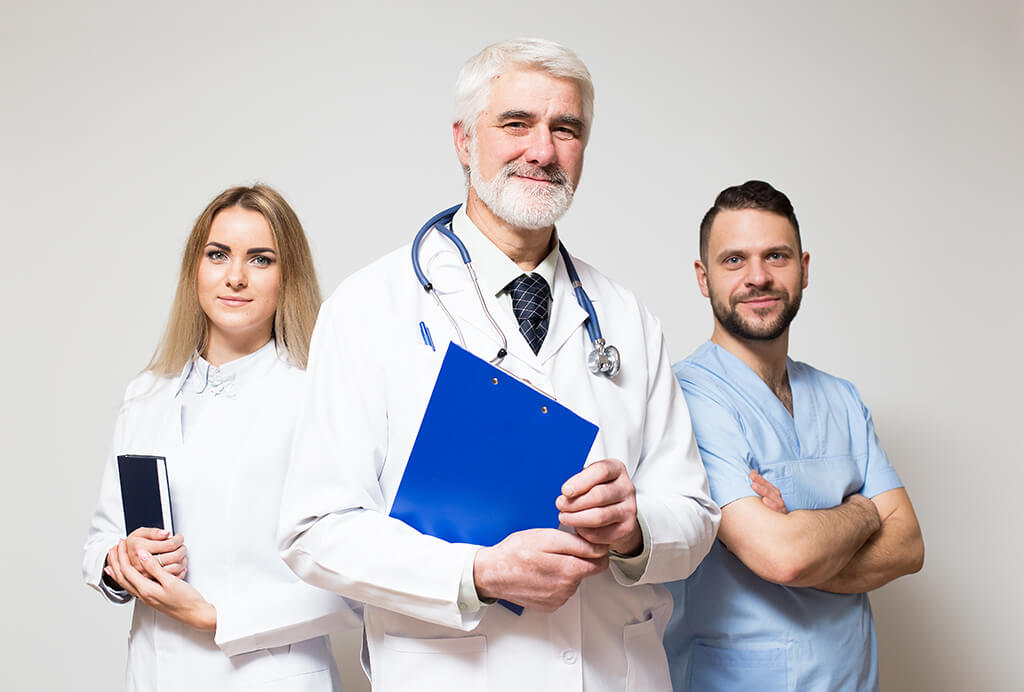
#> input picture dual_model/assets/img/about.jpg, 1024 x 692 px, given in place of the camera
$ python createfacedata.py
#> lines starting #> are read from the running program, lines starting #| are printed output that depends on the picture; after the words box and inside, x2 and y2 are one past the last pixel; in counts of white or black regions, pixels touching at a corner belong together
import cv2
import os

# Create known_faces directory if not exists
output_dir = "known_faces"
if not os.path.exists(output_dir):
    os.makedirs(output_dir)

# Initialize webcam
video_capture = cv2.VideoCapture(0)

# Load Haar Cascade face detector
face_cascade = cv2.CascadeClassifier(cv2.data.haarcascades + "haarcascade_frontalface_default.xml")

# Ask user for the name ONCE
person_name = input("Enter name for the face to capture: ").strip()
#> the answer given: dual_model/assets/img/about.jpg
face_count = 0

while True:
    ret, frame = video_capture.read()
#> frame is the input picture: shape (692, 1024, 3); mean B, G, R 198.6, 195.5, 198.7
    if not ret:
        break

    # Make a copy of frame for saving clean faces
    original_frame = frame.copy()

    gray = cv2.cvtColor(frame, cv2.COLOR_BGR2GRAY)
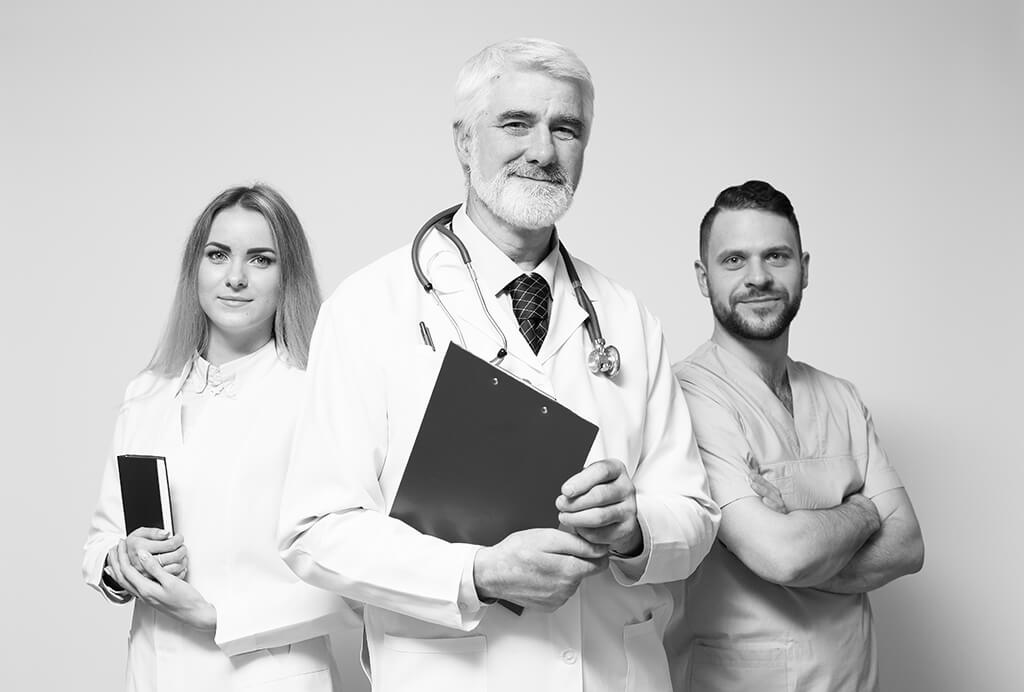
#> gray: shape (692, 1024); min 0, max 255, mean 196.8

    faces = face_cascade.detectMultiScale(
        gray,
        scaleFactor=1.1,
        minNeighbors=5,
        minSize=(100, 100),
        flags=cv2.CASCADE_SCALE_IMAGE
    )
#> faces = [[180, 212, 116, 116], [695, 210, 122, 122], [471, 73, 138, 138]]

    for (x, y, w, h) in faces:
        # Draw rectangle on the *frame* only for display
        cv2.rectangle(frame, (x, y), (x + w, y + h), (0, 255, 0), 2)
#> this loop made 3 passes
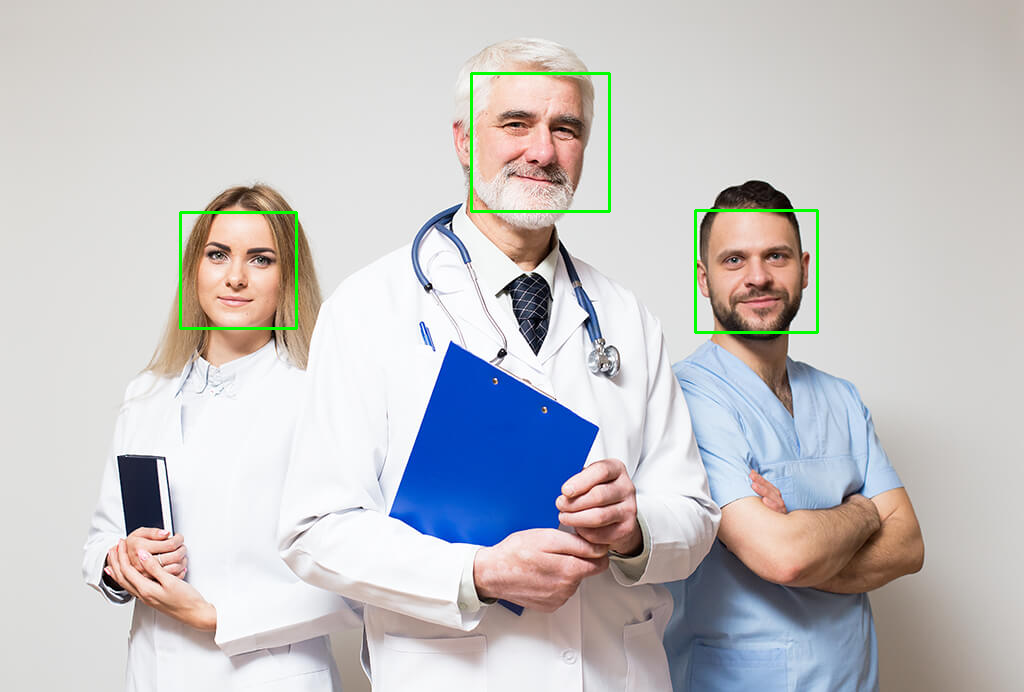
#> frame: shape (692, 1024, 3); 0.64% of pixels changed, all inside (x1, y1, x2, y2) = (179, 72, 819, 334)

    cv2.imshow('Capturing Faces - Press "c" to Capture, "q" to Quit', frame)

    key = cv2.waitKey(1) & 0xFF
#> (key q is pressed here)

    if key == ord('c'):
        # Save face from the *original_frame* without rectangles
        for (x, y, w, h) in faces:
            face_img = original_frame[y:y+h, x:x+w]
            face_img = cv2.resize(face_img, (150, 150))

            filename = os.path.join(output_dir, f"{person_name}_{face_count}.jpg")
            cv2.imwrite(filename, face_img)
            print(f"[INFO] Saved: {filename}")
            face_count += 1

    elif key == ord('q'):
        break

# Release webcam
video_capture.release()
cv2.destroyAllWindows()

$ run again, on dual_model/assets/img/departments-1.jpg
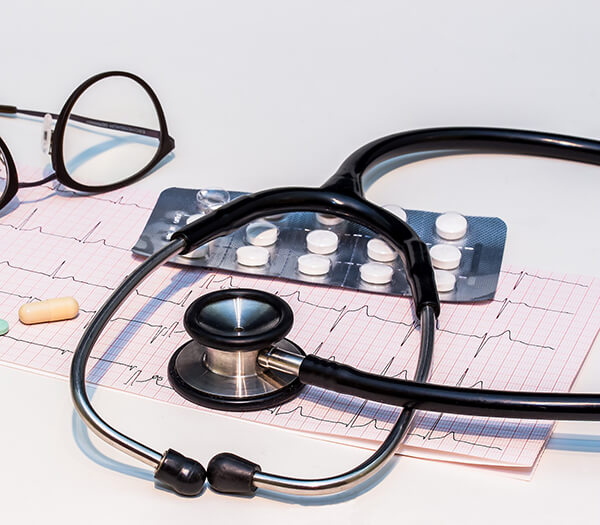
#> input picture dual_model/assets/img/departments-1.jpg, 600 x 525 px, given in place of the camera
#> frame is the input picture: shape (525, 600, 3); mean B, G, R 190.7, 185.8, 190.9
#> `gray = cv2.cvtColor(frame, cv2.COLOR_BGR2GRAY)`:
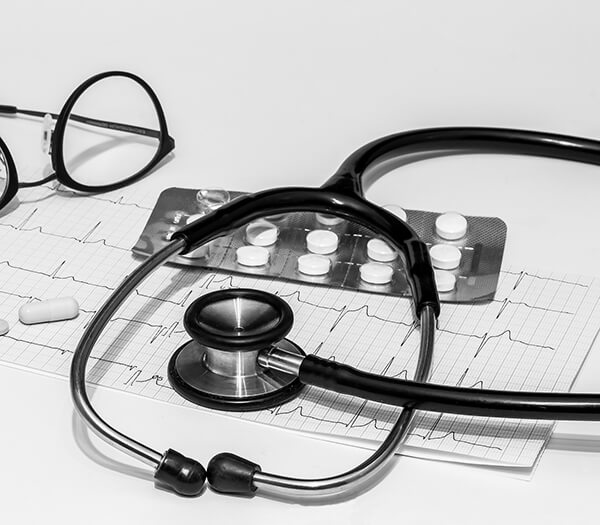
#> gray: shape (525, 600); min 0, max 255, mean 187.9
#> faces = ()

$ run again, on dual_model/assets/img/departments-2.jpg
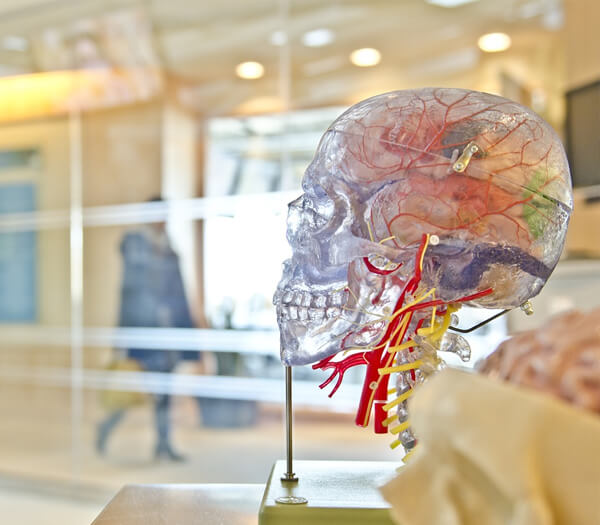
#> input picture dual_model/assets/img/departments-2.jpg, 600 x 525 px, given in place of the camera
#> frame is the input picture: shape (525, 600, 3); mean B, G, R 158.5, 179.4, 194.3
#> `gray = cv2.cvtColor(frame, cv2.COLOR_BGR2GRAY)`:
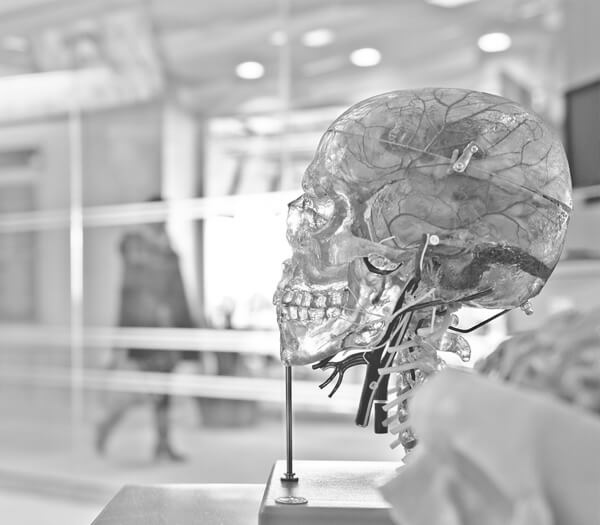
#> gray: shape (525, 600); min 11, max 255, mean 181.5
#> faces = ()

$ run again, on dual_model/assets/img/departments-3.jpg
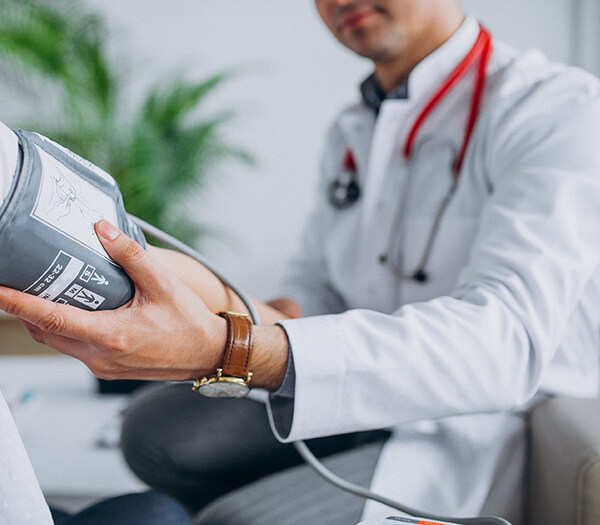
#> input picture dual_model/assets/img/departments-3.jpg, 600 x 525 px, given in place of the camera
#> frame is the input picture: shape (525, 600, 3); mean B, G, R 163, 159.4, 156.5
#> `gray = cv2.cvtColor(frame, cv2.COLOR_BGR2GRAY)`:
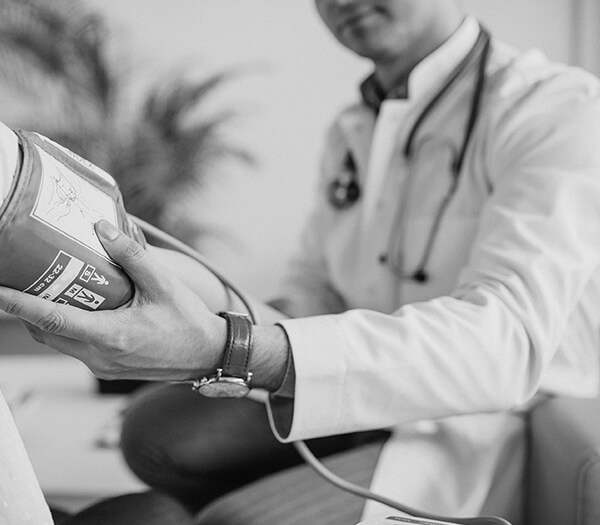
#> gray: shape (525, 600); min 1, max 254, mean 158.9
#> faces = ()
